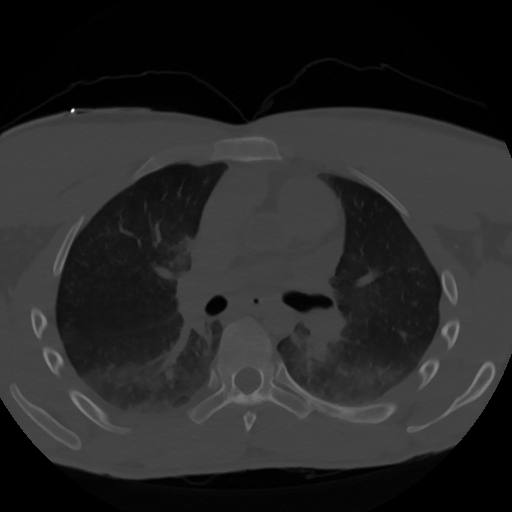
#> input picture base_images/chest.tiff, 512 x 512 px
$ python metric.py ../base_images/chest.tiff
#> lines starting #> are read from the running program, lines starting #| are printed output that depends on the picture
#!/usr/bin/python3
from skimage.measure import shannon_entropy
import scipy
import scipy.stats
import imageio
import sys
import numpy as np
from skimage.measure import shannon_entropy
import skimage
from skimage.filters.rank import entropy
from skimage.morphology import disk

import matplotlib.pyplot as plt


def eprint(*args, **kwargs):
    print(*args, file=sys.stderr, **kwargs)


def grad_magnitude(img):
    a, b = np.gradient(img)
    return np.sqrt(np.sum(np.power(a, 2.0)+np.power(b, 2.0)))/a.size


if __name__ == "__main__":

    version = tuple(map(int, skimage.__version__.split('.')))
    if version < (0, 14, 0):
        eprint('Skimage had a wrong shannon_entropy implementation.')
        eprint('Please, use v.0.14.0 or higher.')
        sys.exit(1)

    for f in sys.argv[1:]:
        img = imageio.imread(f)
#> img is the input picture: shape (512, 512, 3) uint16; min 0, max 4093, mean 634.9
        if len(img.shape) == 3:
            if (np.any(img[..., 0] != img[..., 1]) or
                    np.any(img[..., 0] != img[..., 2])):
                # Only grayscale images can be evaluated!
                img = np.median(img,axis=2)
            else:
                img = img[..., 0]
#> img: shape (512, 512) uint16
        print("%s  %.3f %.2f" % (f, grad_magnitude(img), shannon_entropy(img), ))
#> in grad_magnitude, `a, b = np.gradient(img)`:
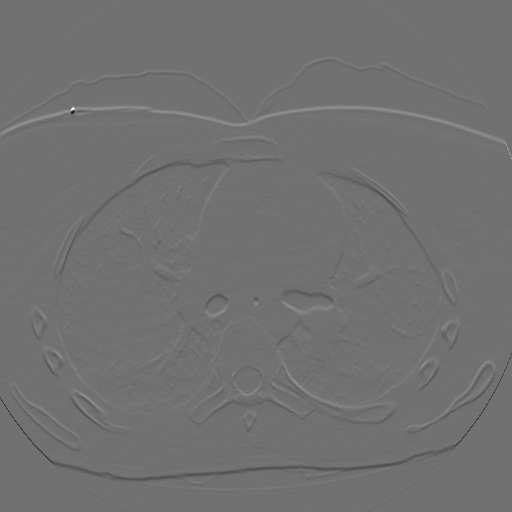
#> a: shape (512, 512) float64; min -1301, max 1621.5, mean 0.1; drawn with min black and max white
#| ../base_images/chest.tiff  0.124 8.79
